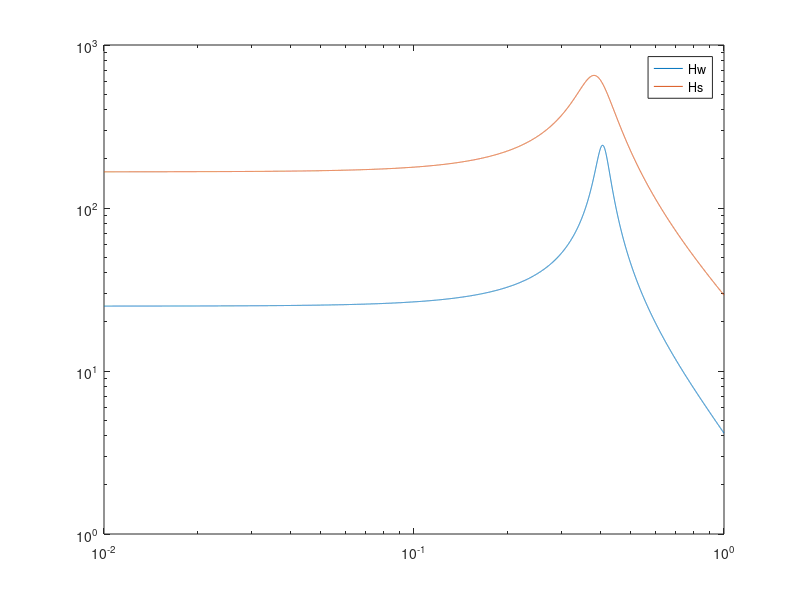

Recreate this plot in MATLAB.
m1 = -1.8;
m2 = 0.96;
% Hz = (z + 1).^2 / (z.^2 + m1*z + m2);
t_step = 1;
omega = logspace(-2, 0, 1e4);
z = exp(t_step * 1i * omega);
Hw = (z + 1).^2 ./ (z.^2 + m1*z + m2);
s = 1i * omega
Hs = 25 ./ (s.^2 + 0.1*s + 0.15);
loglog(omega, abs(Hw));
hold on
loglog(omega, abs(Hs));
legend('Hw', 'Hs')